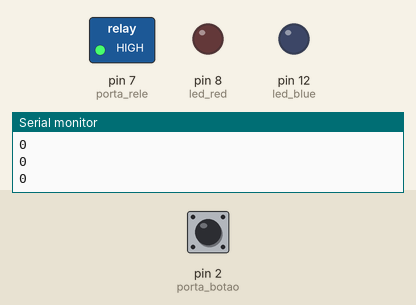
Recording of a sketch running on a simulated Arduino Uno, built with avr-gcc and run on an emulated ATmega328P. On the bench: switched loads named in the sketch (green lamp = pin HIGH), output pins drawn as LEDs (lit = HIGH), the last lines printed to the serial monitor. Inputs (shaded band) come from the test bench; at power-on: pin 2 (porta_botao) LOW.

Above: at 1.2 s.
1.3 s: pin 2 (porta_botao) pulled HIGH for 0.15 s
At 1.8 s:
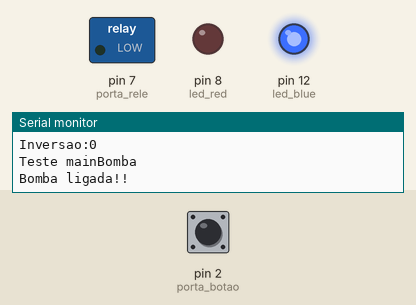
Timing chart, 0 to 4.3 s (numbered marks = the images above; inputs shaded):
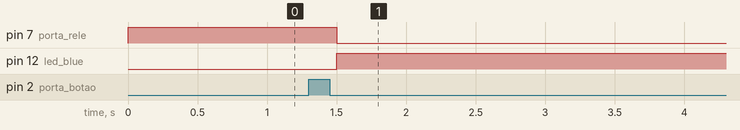

Measured:
- after the input at 1.3 s, pin 7 (porta_rele): HIGH → LOW after 0.20 s; pin 12 (led_blue): LOW → HIGH after 0.20 s

The sketch:

TesteModuloRel_1.ino
```cpp
#include "TimerOne.h"
#include "Arduino.h"

//Porta ligada ao pino IN do modulo
int porta_rele = 7;
//Porta ligada ao botao
int porta_botao = 2;
//Leds indicadores de status
int led_red = 8;
int led_blue = 12;
//Armazena o estado do rele - 0 (LOW) ou 1 (HIGH)
int estado_rele = 1;
//Armazena o valor lido dos botoes
int leitura = LOW;
int inversao = 1;

void setup(){

  Serial.begin(9600);

  //Inicia o Timer1 e define a função de chamada da interrupção.
  //Timer1.initialize(1000000);
  //Timer1.attachInterrupt();

  //Define pinos para o rele como saida
  pinMode(porta_rele, OUTPUT); //7
  pinMode(led_red, OUTPUT);    //8
  pinMode(led_blue, OUTPUT);   //12
  //Define pinos dos botoes como entrada
  pinMode(porta_botao, INPUT); //2

  //Estado inicial dos reles - desligados
  digitalWrite(porta_rele, HIGH);

}

void loop(){

  leitura = digitalRead(porta_botao);

  Serial.println(leitura);

  if(leitura == HIGH){
    while(leitura == HIGH){
      delay(100);
      Serial.println("teste laco");
      leitura = digitalRead(porta_botao);
    }
    Serial.println(inversao);
    inversao = !inversao;
    Serial.print("Inversao:");
    Serial.println(inversao);
  }
  if(inversao == 0){
    Serial.println("Teste mainBomba");
    leitura = digitalRead(porta_botao);
    mainBomba();
  }

  delay(100);
}

void mainBomba(){
  int cont;

  //LIGAR BOMBA
  estado_rele = 0;
  controladorLED(estado_rele);
  digitalWrite(porta_rele, estado_rele);
  Serial.println("Bomba ligada!!");
  delay(900000);//15min
  //delay(4000);//10sec teste

  leitura = digitalRead(porta_botao);

  if(leitura != 1){
    //DESLIGAR BOMBA
    estado_rele = 1;
    controladorLED(estado_rele);
    digitalWrite(porta_rele, estado_rele);
    Serial.println("Bomba desligada!!");
    delay(3600000);//1h
    //delay(4000);//10sec teste
  }
  cont = cont + 1;
  Serial.println("Contador: ");
  Serial.print(cont);
}

void controladorLED(int estado){

  if(estado == 1){
    digitalWrite(led_blue, LOW);
    digitalWrite(led_red, HIGH);
  }else{
    digitalWrite(led_red, LOW);
    digitalWrite(led_blue, HIGH);
  }
}
```
